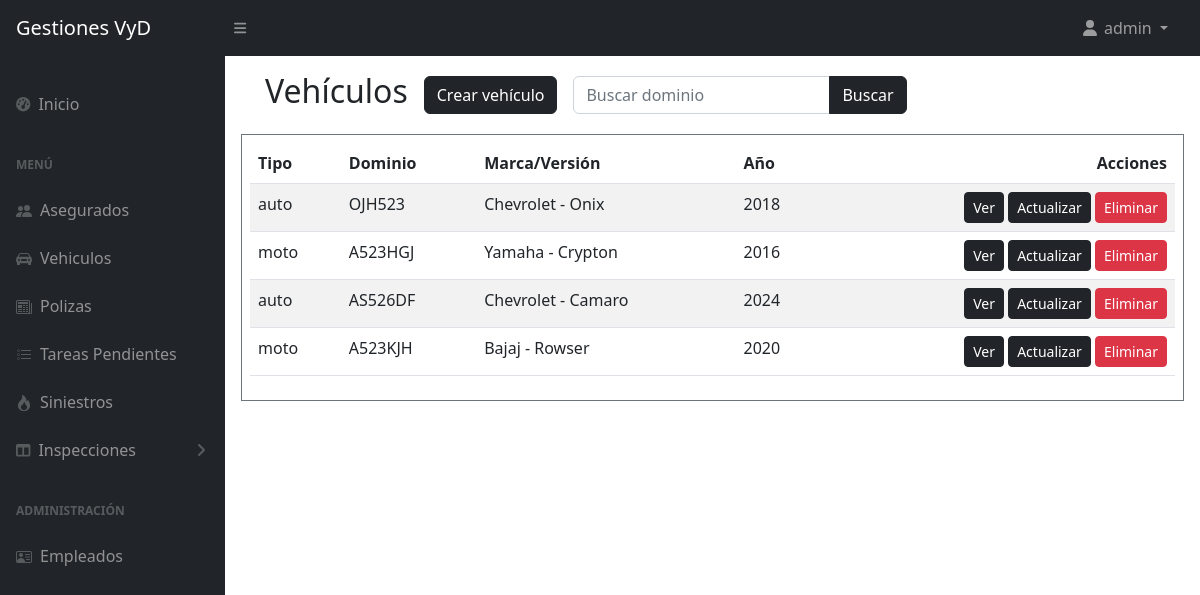
Page /listarVehiculos/ (signed in) on the committed database.
### appseguros/models.py (models this page shows, shortened)
class Vehiculo(models.Model):
    TIPO_CHOICES = [
        ('auto', 'Auto'),
        ('moto', 'Moto'),
        ('camion', 'Camión'),
    ]
    tipo = models.CharField(max_length=10, choices=TIPO_CHOICES, default='auto')
    dominio = models.CharField(max_length=7)
    anio = models.IntegerField()
    marca = models.CharField(max_length=30, blank=True, null=True)
    version = models.CharField(max_length=30)

### appseguros/views.py (the view)
# urls.py: path('listarVehiculos/', VehiculoListView.as_view(), name="listarVehiculos"),
class VehiculoListView(LoginRequiredMixin,ListView):
    model = Vehiculo
    context_object_name = "vehiculos"
    template_name = "appseguros/vehiculo/listarVehiculos.html"
    def get_queryset(self):
        queryset = super().get_queryset()
        buscar = self.request.GET.get("buscar")
        if buscar:
            queryset = queryset.filter(dominio__icontains=buscar)
        return queryset

### appseguros/templates/appseguros/vehiculo/listarVehiculos.html (shortened to what this page needs)
{% extends 'appseguros/base.html' %}
{% load static %}
{% block contenidoQueCambia %}
<div class="container">
    <div class="container tareas_pendientes m-3">
        <h2> Vehículos </h2>
        <a href="{% url 'crearVehiculo' %}" class="btn btn-dark">Crear vehículo</a>
        <form method="GET" action="{% url 'listarVehiculos' %}">
            <div class="input-group">
                <input type="text" name="buscar" id="search-field" class="form-control" aria-label="Buscar vehículo" aria-describedby="inputGroup-sizing-default" placeholder="Buscar dominio" value="{{ request.GET.buscar }}">
                <button class="btn btn-dark" type="submit">Buscar</button>
            </div>
        </form>
    </div>
    <div class="border border border-secondary row m-1 p-2">
        {% if vehiculos %}
            <table class="table table-striped">
                <thead>
                    <tr>
                        <th>Tipo</th>
                        <th>Dominio</th>
                        <th>Marca/Versión</th>
                        <th>Año</th>
                        <th class="text-end">Acciones</th>
                    </tr>
                </thead>
                <tbody>
                    {% for vehiculo in vehiculos %}
                        <tr>
                            <td>{{vehiculo.tipo}}</td>
                            <td>{{ vehiculo.dominio }}</td>
                            <td>{{vehiculo.marca}} - {{vehiculo.version}}</td>
                            <td>{{ vehiculo.anio }}</td>
                            <td class="text-end">
                                <a href="{% url 'detalleVehiculo' vehiculo.pk %}" class="btn btn-dark btn-sm">Ver</a>
                                <a href="{% url 'actualizarVehiculo' vehiculo.pk %}" class="btn btn-dark btn-sm">Actualizar</a>
                                {% if request.user.is_superuser %}
                                <a href="{% url 'eliminarVehiculo' vehiculo.pk %}" class="btn btn-danger btn-sm">Eliminar</a>
                                {% endif %}
                            </td>
                        </tr>
                    {% endfor %}
                </tbody>
            </table>
        {% else %}
            <p>No hay vehículos que coincidan con tu búsqueda.</p>
        {% endif %}
    </div>
</div>
{% endblock %}

### appseguros/templates/appseguros/base.html (shortened to what this page needs)
{% load static %}
<!DOCTYPE html>
<html lang="es">
    <head>
        <link href="https://cdn.jsdelivr.net/npm/simple-datatables@7.1.2/dist/style.min.css" rel="stylesheet" />
        <link href="{% static 'appseguros/css/styles.css' %}" rel="stylesheet" />
        <link href="{% static 'appseguros/css/styles2.css' %}" rel="stylesheet" />
    </head>
    <body class="sb-nav-fixed">
        <nav class="sb-topnav navbar navbar-expand navbar-dark bg-dark">
            <a class="navbar-brand ps-3" href="{% url 'inicio' %}">Gestiones VyD</a>
            <button class="btn btn-link btn-sm order-1 order-lg-0 me-4 me-lg-0" id="sidebarToggle" href="#!"><i class="fas fa-bars"></i></button>
            <ul class="navbar-nav ms-auto ms-md-0 me-3 me-lg-4 a_la_derecha">
                {% if request.user.is_authenticated %}
                <li class="nav-item dropdown">
                    <a class="nav-link dropdown-toggle" id="navbarDropdown" href="#" role="button" data-bs-toggle="dropdown" aria-expanded="false">
                        <i class="fas fa-user fa-fw"></i> {{ request.user.username }}
                    </a>
                </li>
                {% else %}
                <li class="nav-item">
                    <a class="nav-link" href="{% url 'login' %}">Login</a>
                </li>
                {% endif %}
            </ul>
        </nav>
        <div id="layoutSidenav">
            <div id="layoutSidenav_nav">
                <nav class="sb-sidenav accordion sb-sidenav-dark" id="sidenavAccordion">
                    <div class="sb-sidenav-menu">
                        <div class="nav">
                            <a class="nav-link mt-4" href="{% url 'inicio' %}">
                                <div class="sb-nav-link-icon"><i class="fas fa-tachometer-alt"></i></div>
                                Inicio
                            </a>
                            <div class="sb-sidenav-menu-heading">Menú</div>
                            <a class="nav-link" href="{% url 'listarAsegurados' %}">
                                <div class="sb-nav-link-icon"></div>
                                Asegurados
                            </a>
                            <a class="nav-link" href="{% url 'listarVehiculos' %}">
                                <div class="sb-nav-link-icon"></i></div>
                                Vehiculos
                            </a>
                            <a class="nav-link" href="{% url 'listarPolizas' %}">
                                <div class="sb-nav-link-icon"></div>
                                Polizas
                            </a>
                            <a class="nav-link" href="{% url 'listarTareas' %}">
                                <div class="sb-nav-link-icon"></div>
                                Tareas Pendientes
                            </a>
                            <a class="nav-link" href="{% url 'listarSiniestros' %}">
                                <div class="sb-nav-link-icon"></div>
                                Siniestros
                            </a>
                            <a class="nav-link collapsed" href="#" data-bs-toggle="collapse" data-bs-target="#collapseLayouts" aria-expanded="false" aria-controls="collapseLayouts">
                                <div class="sb-nav-link-icon"><i class="fas fa-columns"></i></div>
                                Inspecciones
                                <div class="sb-sidenav-collapse-arrow"><i class="fas fa-angle-down"></i></div>
                            </a>
                            <div class="sb-sidenav-menu-heading">Administración</div>
                            <a class="nav-link" href="{% url 'listarEmpleados' %}">
                                <div class="sb-nav-link-icon"></div>
                                Empleados
                            </a>
                        </div>
                    </div>
                </nav>
            </div>
            <div id="layoutSidenav_content">
                <main>
                {% block contenidoQueCambia %}
                {% endblock  %}
                </main>
            </div>
        </div>
    </body>
</html>

### appseguros/static/appseguros/css/styles2.css (style rules this page uses)
.a_la_derecha { margin-left: auto!important }
.tareas_pendientes { display: flex; align-items: center; gap: 1rem; }

### rows in the picture
Vehiculo: tipo "auto", dominio "OJH523", marca "Chevrolet", version "Onix", anio "2018"
Vehiculo: tipo "moto", dominio "A523HGJ", marca "Yamaha", version "Crypton", anio "2016"
Vehiculo: tipo "auto", dominio "AS526DF", marca "Chevrolet", version "Camaro", anio "2024"
Vehiculo: tipo "moto", dominio "A523KJH", marca "Bajaj", version "Rowser", anio "2020"

### other values in the picture
{{ request.user.username }} "admin"
